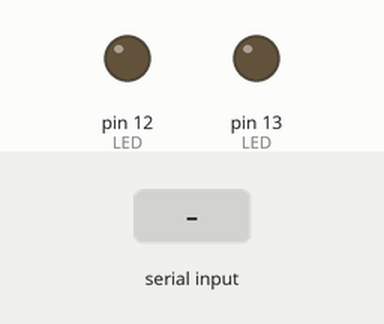
Recording of a sketch running on a simulated Arduino Uno, built with avr-gcc and run on an emulated ATmega328P. On the bench: output pins drawn as LEDs (lit = HIGH). The inputs (shaded band) are chosen by the test bench.

Above: at 1.2 s.
1.3 s: "a" received over Serial
At 2.0 s:
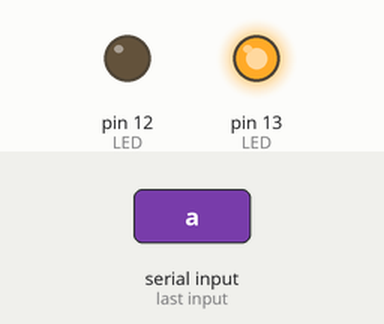
2.8 s: "s" received over Serial
At 3.1 s:
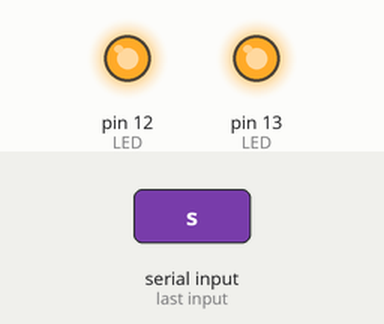
4.3 s: "A" received over Serial
At 5.5 s:
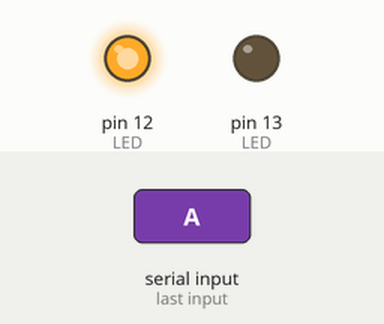
5.8 s: "S" received over Serial
At 6.6 s:
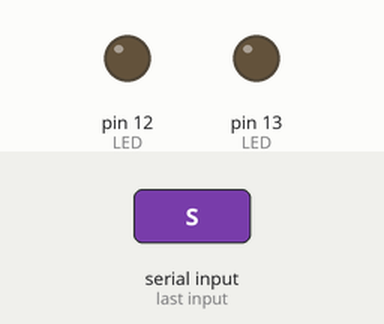
Timing chart, 0 to 8.3 s (numbered marks = the images above; inputs shaded):
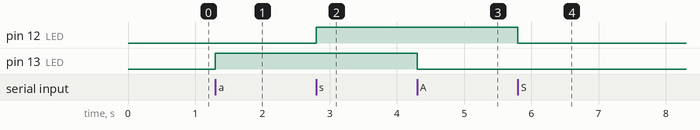

Measured:
- after the input at 1.3 s, pin 13 (LED): LOW → HIGH at once
- after the input at 2.8 s, pin 12 (LED): LOW → HIGH at once
- after the input at 4.3 s, pin 13 (LED): HIGH → LOW at once
- after the input at 5.8 s, pin 12 (LED): HIGH → LOW at once

The sketch:

ComunicacaoSerial2LEDS.ino
```cpp
/**
  Comunicação Serial 2 LEDS (por exemplo acender e apagar o LED por teclado numerico ou alfabeto.)
  @author: Matheus Pinheiro de Oliveira
  @link: https://www.tinkercad.com/things/ddJpk2XO5GU/editel?returnTo=%2Fdashboard
*/

char tecla;  // Variável que será usada para armazenar a tecla pressionada

void setup() {
  // put your setup code here, to run once:
  pinMode(13, OUTPUT);
  pinMode(12, OUTPUT);
  Serial.begin(9600);
}

void loop() {
  //Se existir a comunicação serial
  if (Serial.available()) {
    tecla = Serial.read();  //Leitura da tecla pressionada, armazenando na variável
    //Se a teclar for 'a' acende o LED
    if (tecla == 'a' || tecla == 'A') {
      digitalWrite(13, !digitalRead(13));  //Acender o LED se ele estiver apagado OU apagar o LED se ele estiver aceso (! Função NOT)
    }
    //Se a teclar for 's' acende o LED
    if (tecla == 's' || tecla == 'S') {
      digitalWrite(12, !digitalRead(12));  //Acender o LED se ele estiver apagado OU apagar o LED se ele estiver aceso (! Função NOT)
    }
  }
}
```
